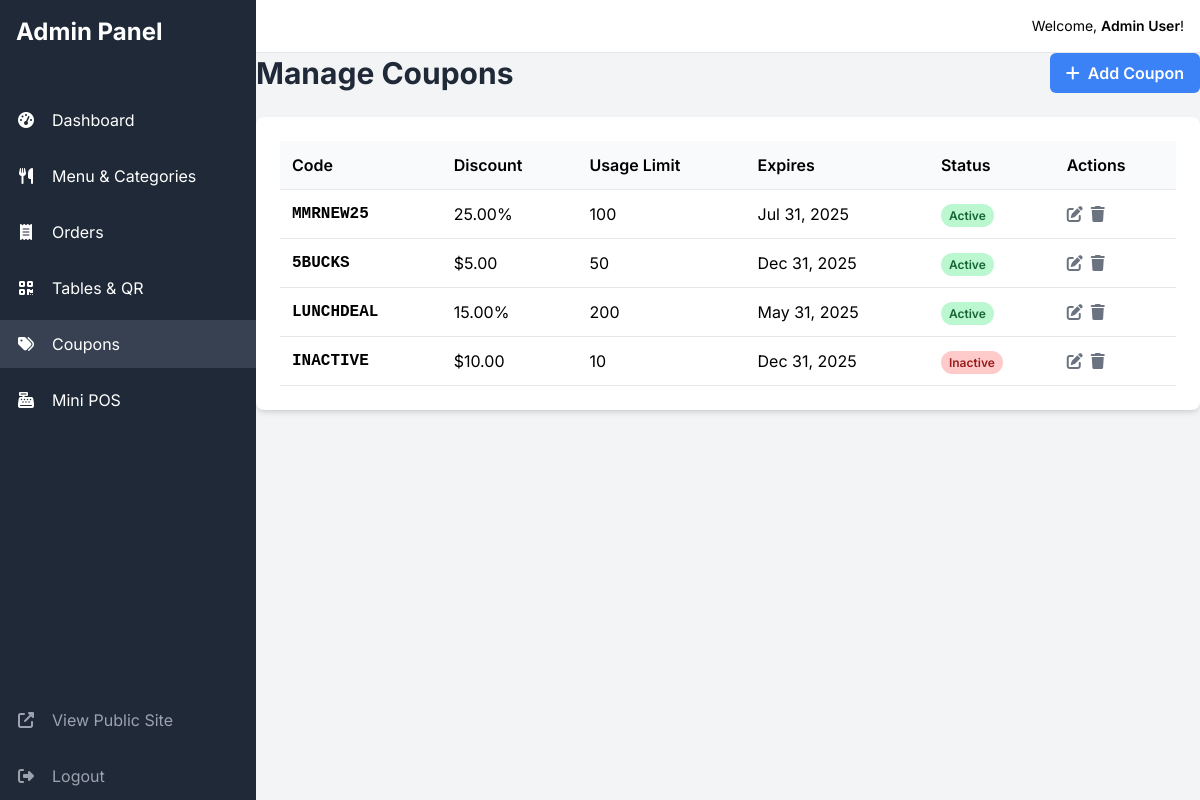
Page /admin/coupons.php (signed in) on the committed database.
### tables this page shows
CREATE TABLE `coupons` (
  `id` INT AUTO_INCREMENT PRIMARY KEY,
  `code` VARCHAR(50) NOT NULL UNIQUE,
  `discount_type` ENUM('percentage', 'fixed') NOT NULL,
  `discount_value` DECIMAL(10, 2) NOT NULL,
  `usage_limit` INT NOT NULL DEFAULT 1,
  `expiry_date` DATE,
  `is_active` BOOLEAN NOT NULL DEFAULT TRUE,
  `created_at` TIMESTAMP DEFAULT CURRENT_TIMESTAMP
);

### admin/coupons.php (the view, shortened to what this page needs)
<?php
require_once 'partials/header.php';
$coupons = $conn->query("SELECT * FROM coupons ORDER BY created_at DESC")->fetch_all(MYSQLI_ASSOC);
?>
<div class="flex justify-between items-center mb-6">
    <h1 class="text-3xl font-bold text-gray-800">Manage Coupons</h1>
    <button @click="isEditing = false; couponData = { is_active: true }; showModal = true" class="bg-blue-500 text-white px-4 py-2 rounded-md hover:bg-blue-600 font-semibold flex items-center gap-2">
        <i class="fas fa-plus"></i> Add Coupon
    </button>
</div>
<div class="bg-white p-6 rounded-lg shadow-md" x-data="{ showModal: false, isEditing: false, couponData: {} }">
    <div class="overflow-x-auto">
        <table class="w-full text-left">
            <thead>
                <tr class="bg-gray-50 border-b">
                    <th class="p-3 font-semibold">Code</th>
                    <th class="p-3 font-semibold">Discount</th>
                    <th class="p-3 font-semibold">Usage Limit</th>
                    <th class="p-3 font-semibold">Expires</th>
                    <th class="p-3 font-semibold">Status</th>
                    <th class="p-3 font-semibold">Actions</th>
                </tr>
            </thead>
            <tbody>
                <?php foreach($coupons as $coupon): ?>
                <tr class="border-b hover:bg-gray-50">
                    <td class="p-3 font-mono font-bold"><?php echo htmlspecialchars($coupon['code']); ?></td>
                    <td class="p-3"><?php echo $coupon['discount_type'] == 'percentage' ? $coupon['discount_value'] . '%' : '$' . number_format($coupon['discount_value'], 2); ?></td>
                    <td class="p-3"><?php echo $coupon['usage_limit']; ?></td>
                    <td class="p-3"><?php echo $coupon['expiry_date'] ? date('M d, Y', strtotime($coupon['expiry_date'])) : 'Never'; ?></td>
                    <td class="p-3">
                        <span class="px-2 py-1 text-xs font-semibold rounded-full <?php echo $coupon['is_active'] ? 'bg-green-200 text-green-800' : 'bg-red-200 text-red-800'; ?>">
                            <?php echo $coupon['is_active'] ? 'Active' : 'Inactive'; ?>
                        </span>
                    </td>
                    <td class="p-3 flex items-center space-x-2">
                        <button @click="isEditing = true; couponData = <?php echo htmlspecialchars(json_encode($coupon)); ?>; showModal = true" class="text-gray-500 hover:text-blue-600"><i class="fas fa-edit"></i></button>
                        <form method="POST" action="coupons.php" onsubmit="return confirm('Are you sure?');" class="inline">
                            <button type="submit" name="delete_coupon" class="text-gray-500 hover:text-red-600"><i class="fas fa-trash"></i></button>
                        </form>
                    </td>
                </tr>
                <?php endforeach; ?>
            </tbody>
        </table>
    </div>
</div>

### admin/partials/header.php (style rules this page uses)
body { font-family: 'Inter', sans-serif; }

### rows in the picture
coupons: code "MMRNEW25", discount_value "25.00", usage_limit "100", expiry_date "Jul 31, 2025", is_active "Active"
coupons: code "5BUCKS", discount_value "5.00", usage_limit "50", expiry_date "Dec 31, 2025", is_active "Active"
coupons: code "LUNCHDEAL", discount_value "15.00", usage_limit "200", expiry_date "May 31, 2025", is_active "Active"
coupons: code "INACTIVE", discount_value "10.00", usage_limit "10", expiry_date "Dec 31, 2025", is_active "Inactive"

### other values in the picture
$_SESSION['user_name'] "Admin User"
